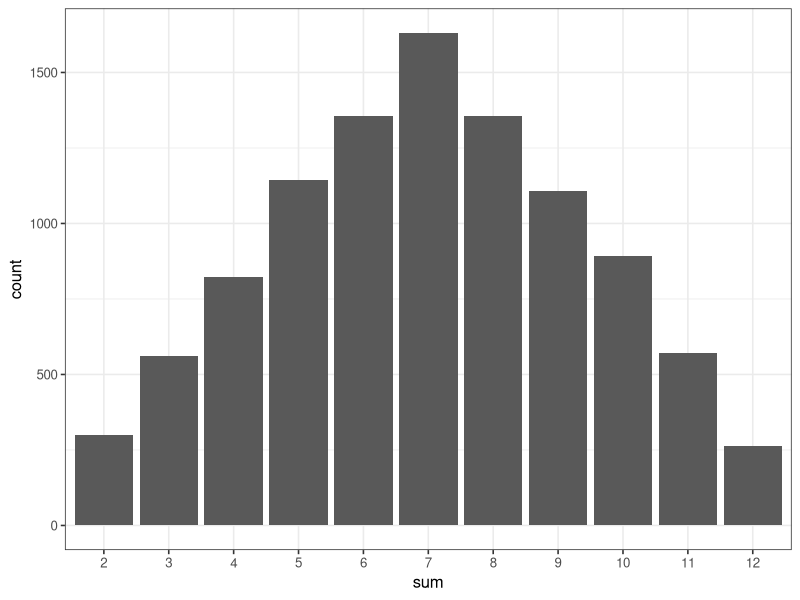
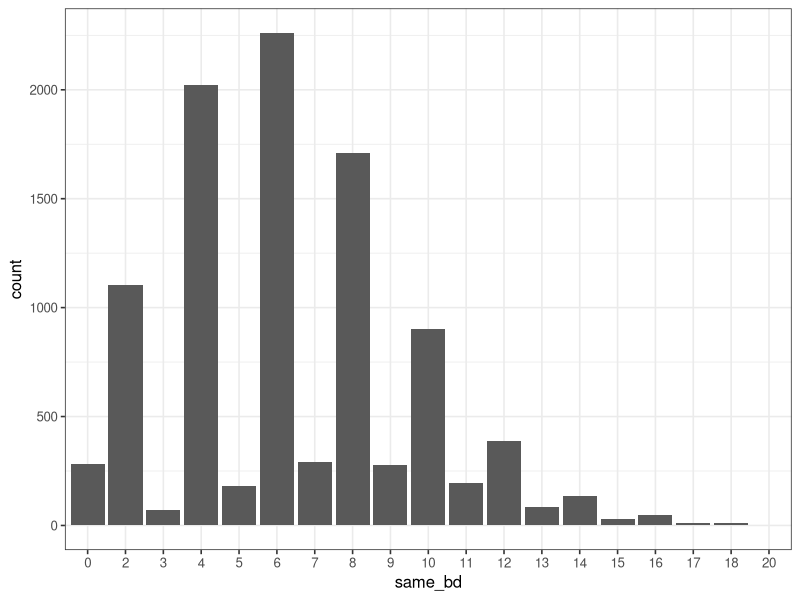
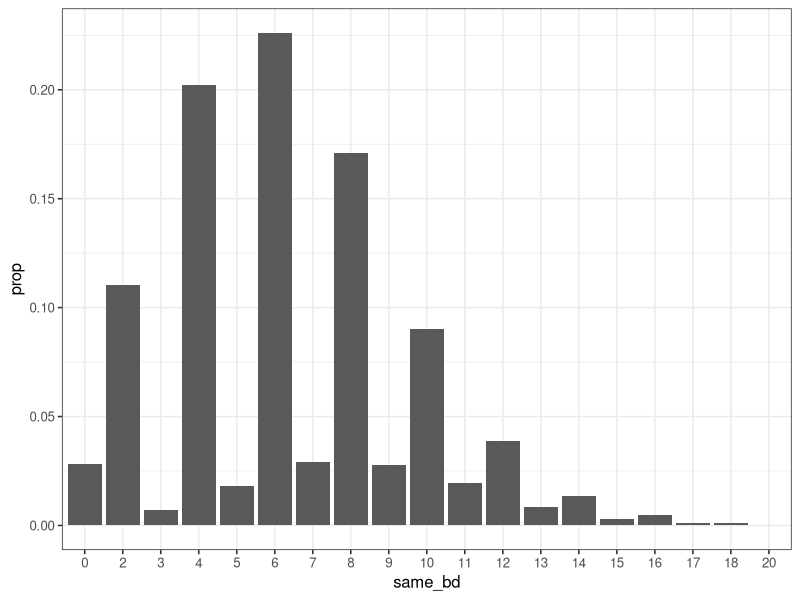
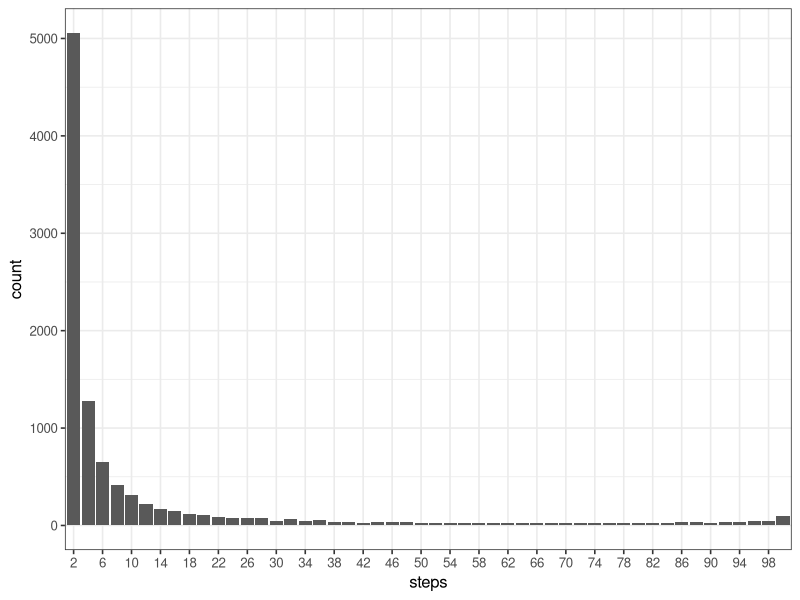
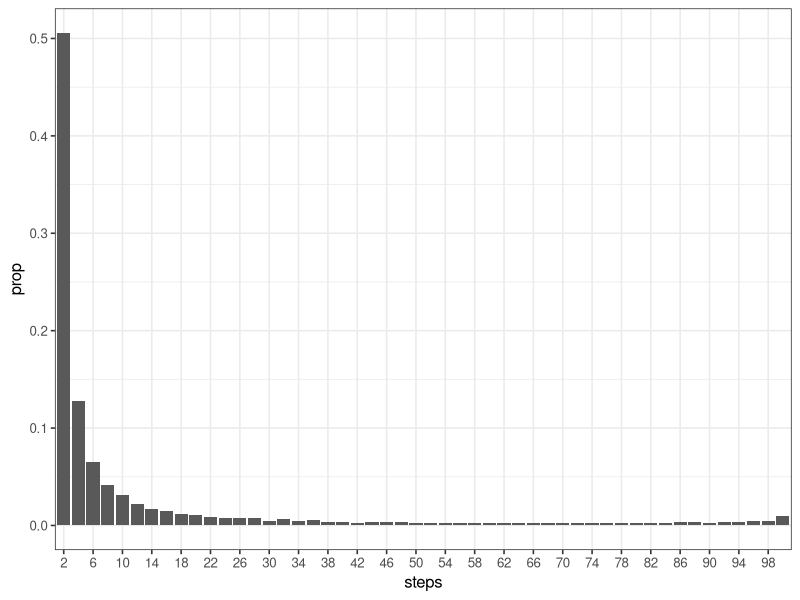
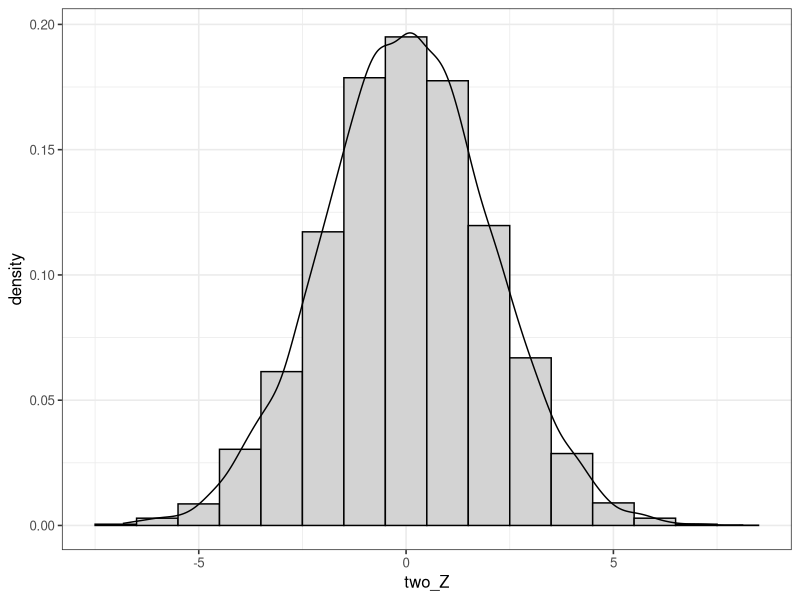
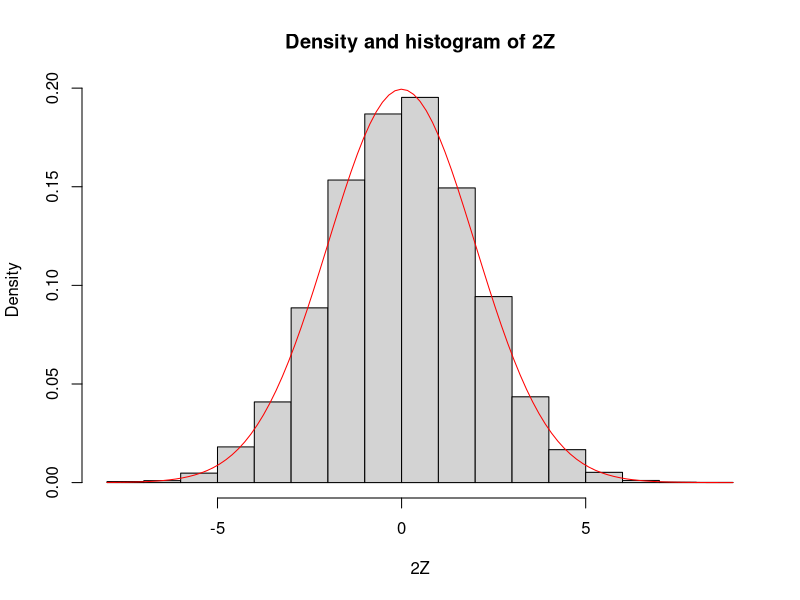
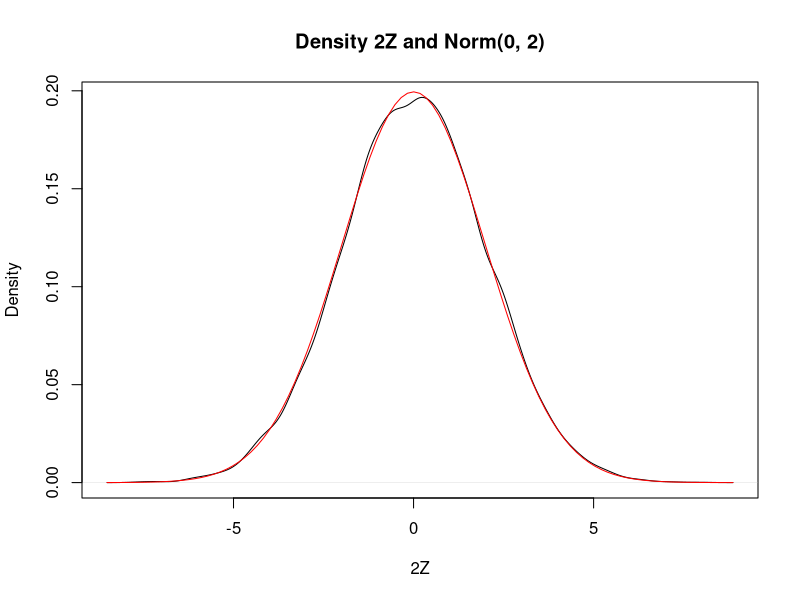

Write R code to recreate these figures, in order.
## ---- chunk 1
knitr::opts_chunk$set(echo = TRUE)

options(dplyr.summarise.inform = FALSE)


library(tidyverse)

# set theme used for plotting
theme_set(theme_bw(base_size = 12))
## ---- chunk 2
## Exmaple 5.1

Z <- rnorm(10000)
head(Z)

head(Z,10)

bigZ <- (Z > 1)
head(bigZ)

sum(bigZ == TRUE) / 10000
sum(bigZ) / 10000

mean(bigZ)
mean(Z > 1)
## ---- chunk 3
sample_size <- 10000

nrv <- 
  tibble(Z = rnorm(sample_size),
         big_z = (Z >1))

nrv

nrv_mean <- 
  tibble(
    n = sample_size,
    `P(Z > 1)` = mean(nrv$big_z)
  )

# útles úrskut
nrv_mean$`P(Z > 1)`

# útless tibble
nrv_mean
## ---- chunk 4
# Example 5.2

Z <- rnorm(10000)
mean(Z^2 > 1)

## ---- chunk 5
# Example 5.3

Z <- rnorm(10000)
mean(Z)

sd(Z)
## ---- chunk 6
# Example 5.4

Z <- rnorm(10000)
mean(Z)

sd(Z^2)
## ---- chunk 7
# Example 5.5

X <- rnorm(10000)
Y <- rnorm(10000)
mean(X * Y > 1)

W <- rnorm(10000) * rnorm(10000)
mean(W > 1)
## ---- chunk 8
# Example 5.6

X <- replicate(10000,{
  dieRoll <- sample(1:6, 2, TRUE)
  sum(dieRoll)
})
mean(X == 5)

# Telur upp hvussu nógv er av hvørjum
table(c(1,1,1,1,1,2,2,3,5,1))

X <- replicate(10000,{
  dieRoll <- sample(1:6, 2, TRUE)
  sum(dieRoll)
})
table(X)

# Fært tað út í %
table(X) / 10000

proportions(table(X))

## ---- chunk 9
sample_size <- 10000 

sum_dice <- replicate(sample_size, {
  dieRoll <- sample(1:6, 2, TRUE)
  sum(dieRoll)
})
two_dice <- tibble(
  sum = as_factor(sum_dice))
two_dice

ggplot(two_dice) +
  geom_bar(mapping = aes(x = sum))
## ---- chunk 10
# Example 5.7

# Sample 
birthdays <- sample(1:365, 50, replace = TRUE)

# tel hvussu  
table(birthdays)

# 
table(birthdays) > 1

# 
table(birthdays)[table(birthdays) > 1]

# rokna samlað antal av persónum við sama føðingardegi fyri eina samling av 60
sum(table(birthdays)[table(birthdays) > 1])

#  replicekrea samlingina og útrokna
total_same <- replicate(10000, {
  birthdays <- sample(1:365, 50, replace = TRUE)
  sum(table(birthdays)[table(birthdays) > 1])
})

# total_same
# pmf <- proportions(table(total_same))
# pmf

## ---- chunk 11
# Exmaple 5.7 (continued)

# ger tibble við úrslitinum frá simulatiónini
simulation <- tibble(
  same_bd = factor(total_same, levels = seq(0,50))
)
simulation

# plot av fordeilingini av same_bd - count
ggplot(simulation) +
  geom_bar(mapping = aes(x = same_bd))

# plot av fordeilingini av same_bd - prop
ggplot(simulation) +
  geom_bar(mapping = aes(x = same_bd, y = after_stat(prop), group = 1))

## ---- chunk 12
# Example 5.8
# You toss a coin 100 times. After each toss, either there have been more heads, more tails, or the same number of heads and tails. Let X be the number of times in the 100 tosses that there were more heads than tails. Estimate the pmf of X

# flip 100 coins
coin_flips <- sample(c("H", "T"), 100, replace = TRUE)
coin_flips[1:10]

# calculate the cumulative number of heads or tails so far
num_heads <- cumsum(coin_flips == "H")
num_tails <- cumsum(coin_flips == "T")
num_heads[1:10]

num_tails[1:10]

# calculate the number of times there were more heads than tails
sum(num_heads > num_tails)

flip_100 <- replicate(100000, {
  coin_flips <- sample(c("H", "T"), 100, replace = TRUE)
  num_heads <- cumsum(coin_flips == "H")
  num_tails <- cumsum(coin_flips == "T")
  sum(num_heads > num_tails)
})
# pmf <- proportions(table(X))
# pmf


# ger tibble
simulation <- tibble(
  more_heads = factor(flip_100, levels = seq(0,100))
)
simulation

# .... plotta manglar
## ---- chunk 13
# Example 5.9

# Suppose you have a bag full of marbles; 50 are red and 50 are blue. You are standing on a number line, and you draw a marble out of the bag. If you get red, you go left one unit. If you get blue, you go right one unit. This is called a random walk. You draw marbles up to 100 times, each time moving left or right one unit. Let X be the number of marbles drawn from the bag until you return to 0 for the first time. The rv X is called the first return time since it is the number of steps it takes to return to your starting position.


# Estimate the pmf of X.
# First, simulate the steps of the walk, with 1 and -1 representing steps right and left.
movements <- sample(rep(c(1, -1), times = 50), 100, replace = FALSE)
movements[1:10]

cumsum(movements)[1:10]

which(cumsum(movements[1:10]) == 0)
which(cumsum(movements) == 0)

min(which(cumsum(movements) == 0))


# EXAMPLE IN BOOK
# X <- replicate(10000, {
#   movements <- sample(rep(c(1, -1), times = 50), 100, replace = FALSE)
#   min(which(cumsum(movements) == 0))
# })
# pmf <- proportions(table(X))
# plot(pmf,
#   main = "First return time for a 100 step random walk",
#   xlab = "Steps to return",
#   ylab = "Probability"
# )


# EXAMPLE IN TIDYVERSE
first_rt <- replicate(10000, {
  movements <- sample(rep(c(1, -1), times = 50), 100, replace = FALSE)
  min(which(cumsum(movements) == 0))
})

# ger tibble við úrslitinum frá simulatiónini
simulation <- tibble(
  steps = factor(first_rt, levels = seq(2, 100))
)
simulation

#  plot av fordeilingini - count
ggplot(simulation) +
  geom_bar(mapping = aes(x = steps)) +
  scale_x_discrete(breaks = seq(2, 100, 4))

# plot av fordeilingini - prop
ggplot(simulation) +
  geom_bar(mapping = aes(x = steps, y = after_stat(prop), group = 1)) +
  scale_x_discrete(breaks = seq(2, 100, 4))
## ---- chunk 14
# Examploe 5.10

# EXAMPLE IN BOOK
Z <- rnorm(10000)
twoZ <- 2*Z

# plot(density(twoZ),
#   main = "Density of 2Z",
#   xlab = "2Z"
# )

# hist(twoZ,
#   probability = TRUE,
#   main = "Histogram of 2Z",
#   xlab = "2Z"
# )

# EXAMPLE IN TIDYVERSE
Z <- rnorm(10000)
two_Z <- 2*Z

ggplot() +
  geom_histogram(mapping = aes(x = two_Z, y = after_stat(density)),
                               binwidth = 1, color = "black", fill = "lightgray") +
  geom_density(aes(x=two_Z))

## ---- chunk 15
# Example 5.11

# EXAMPLE IN BOOK
hist(twoZ,
  probability = TRUE,
  main = "Density and histogram of 2Z",
  xlab = "2Z"
)
curve(dnorm(x, 0, 2), add = TRUE, col = "red")

plot(density(twoZ),
  xlab = "2Z",
  main = "Density 2Z and Norm(0, 2)"
)
curve(dnorm(x, 0, 2), add = TRUE, col = "red")

# EXAMPLE IN TIDYVERSE
ndata <- tibble(
  x = seq(-10, 10, 0.1),
  y = dnorm(x, 0, 2)
)

# Histogram and denisty of 2z
ggplot() +
  geom_histogram(mapping = aes(x = two_Z, y = after_stat(density)),
                               binwidth = 1, color = "black", fill = "lightgray") +
  geom_density(aes(x=two_Z)) +
  geom_line(data=ndata, aes(x = x, y = y), color = "red")
  
## ---- chunk 16
# Example 5.12

# EXAMPLE IN BOOK
W <- log(abs(rnorm(10000)))
plot(density(W),
  main = "Density of log|Z|",
  xlab = "log|Z|"
)

# EXAMPLE IN TIDYVERSE
logdata <- tibble(
  Z = rnorm(10000),
  W = log(abs(Z))
)

ggplot(logdata) +
  geom_histogram(mapping = aes(x = W, y = after_stat(density)))
## ---- chunk 17
# Example 5.13

X <- runif(10000, -1, 1)
plot(density(X),
  main = "Density of Unif[-1,1]",
  xlab = "X"
)
curve(dunif(x, -1, 1), add = TRUE, col = "red")

hist(X,
  probability = TRUE,
  main = "Histogram of Unif[-1,1]",
  xlab = "X"
)

## ---- chunk 18
# Example 5.14

Z1 <- rnorm(10000)
Z2 <- rnorm(10000)
plot(density(Z1 + Z2),
  main = "Sum of two standard normal rvs",
  xlab = expression(Z[1] + Z[2])
)
curve(dnorm(x, 0, sqrt(2)), add = TRUE, col = "red")

# TIDYVERSE

Z1 <- rnorm(10000)
Z2 <- rnorm(10000)

`Z1+Z2` <- Z1 + Z2

ggplot() +
  geom_histogram(mapping = aes(x = `Z1+Z2`, y = after_stat(density)),
                 binwidth = 0.2, color = "black", fill = "lightgray") +
  geom_density(aes(x = `Z1+Z2`))

ndata <- tibble(
  x = seq(-6,6,0.1),
  y = dnorm(x, 0, sqrt(2))
)

ggplot() +
  geom_histogram(mapping = aes(x = `Z1+Z2`, y = after_stat(density)),
                 binwidth = 0.2, color = "black", fill = "lightgray") +
  geom_density(aes(x = `Z1+Z2`)) +
  geom_line(data=ndata, aes(x = x, y = y), color = "red")

